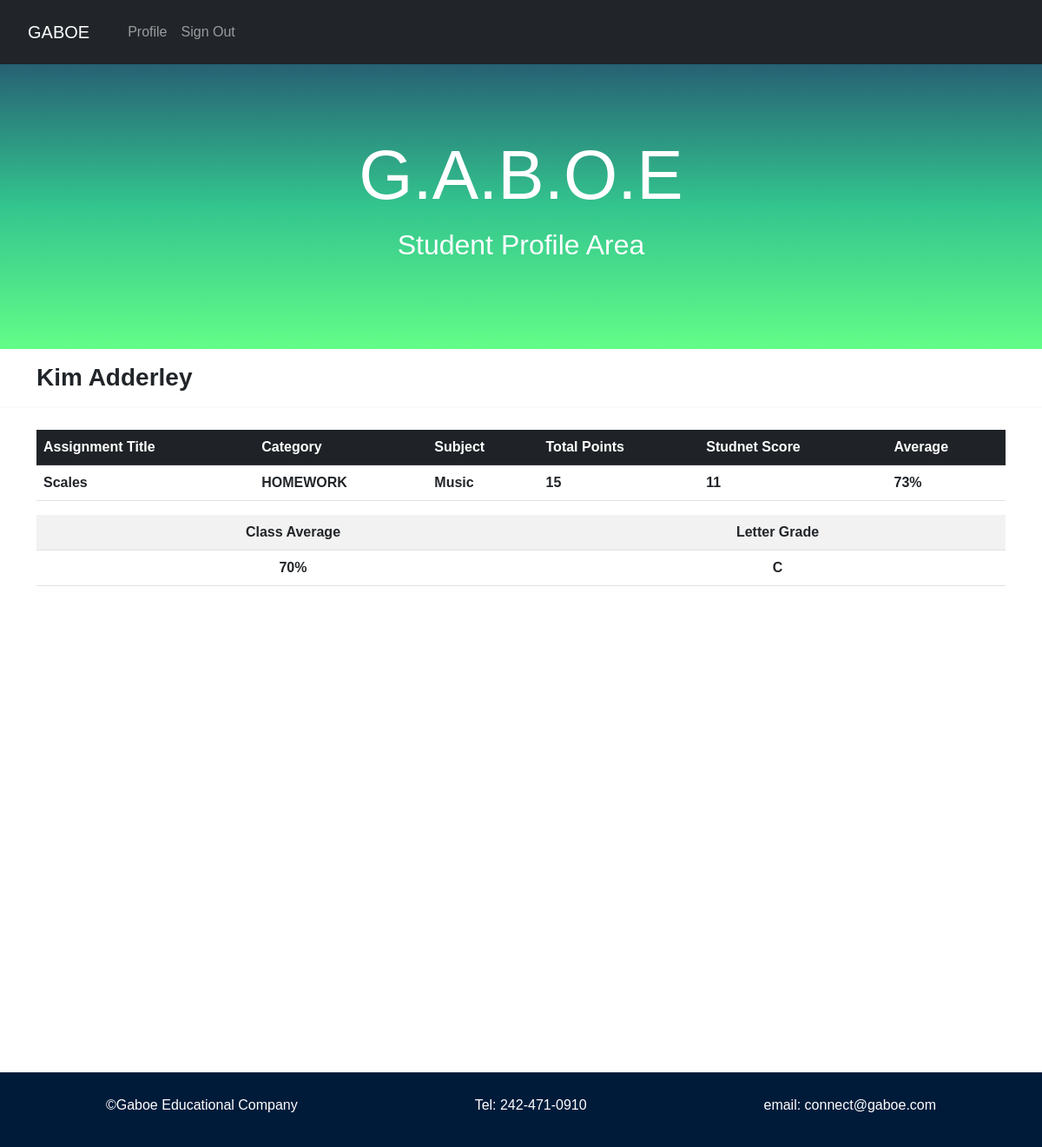
Page /class_records/1/3 (signed in) on the committed database.
### tables this page shows
CREATE TABLE teacher (id INTEGER, first_name TEXT NOT NULL, last_name TEXT NOT NULL, email TEXT NOT NULL UNIQUE,
              subject TEXT NOT NULL, hash TEXT NOT NULL, PRIMARY KEY(id));

CREATE TABLE assignment (assignment_id INTEGER NOT NULL, teacher_id INTEGER NOT NULL,
              title TEXT NOT NULL, total_mark INTEGER NOT NULL, date TEXT NOT NULL, category TEXT NOT NULL,
               PRIMARY KEY(assignment_id), FOREIGN KEY(teacher_id) REFERENCES teacher(id));

### application.py (the view, shortened to what this page needs)
@app.route("/class_records/<int:class_id>/<int:teacher_id>")
@login_required_student
def class_records(class_id, teacher_id):
    current_user = session["student_id"]
    records = db.execute("""SELECT category, title, total_mark, students_score, subject, tech.first_name, tech.last_name FROM scores
                            INNER JOIN assignment AS asign ON asign.assignment_id =
                            scores.student_assignment_id
                            INNER JOIN teacher as tech ON tech.id = asign.teacher_id
                            INNER JOIN student AS std ON std.id = scores.student_id
                            INNER JOIN class ON class.teacher_id = tech.id
                            WHERE scores.student_id = ? AND class.id = ? GROUP BY category """, current_user, class_id)
    weights = db.execute("""SELECT category, SUM(total_mark), SUM(students_score) FROM "assignment"
                            INNER JOIN scores AS scr ON scr.student_assignment_id = assignment.assignment_id
                            INNER JOIN student AS std ON std.id = scr.student_id
                            INNER JOIN class ON class.student_id = scr.student_id
                            WHERE std.id = ? AND class.id = ? AND scr.teacher_id =? GROUP BY category """, current_user, class_id, teacher_id)
    if weights == []:
        flash("Waiting for assignments to be posted", "warning")
        return redirect("/home")
    avg_list =[]
    weight_list =[]
    hw_weight = 0.10
    cw_weight = 0.20
    qz_weight = 0.30
    ts_weight = 0.40
    for i in range(len(weights)):
        if weights[i]["category"].strip() == "HOMEWORK":
            check = (weights[i]["SUM(students_score)"]/weights[i]["SUM(total_mark)"]) * 100/1
            homework_grade  = round(check)
            homework_weight = homework_grade * hw_weight
            weight_list.append(hw_weight)
            homework = round(homework_weight)
            avg_list.append(homework)
    running_avg = sum(avg_list)/sum(weight_list)
    if ((round(running_avg) >= 91) and (round(running_avg) <=100)):
        letter_grade = "A"
    elif ((round(running_avg) >= 73) and (round(running_avg) <=91)):
        letter_grade = "B"
    elif ((round(running_avg) >= 65) and (round(running_avg) <=72)):
        letter_grade = "C"
    elif ((round(running_avg) >=50 ) and (round(running_avg) <=64)):
        letter_grade = "D"
    elif ((round(running_avg) >= 0) and (round(running_avg) <=49)):
        letter_grade = "F"
    return render_template("student_records.html", records=records, avg=round(running_avg), letter_grade=letter_grade)

### helper.py (called while the page is built)
def login_required_student(f):
    @wraps(f)
    def decorated_function(*args, **kwargs):
            if session.get("student_id") is None:
                return redirect("/home")
            return f(*args, **kwargs)
    return decorated_function

### templates/student_records.html (shortened to what this page needs)
{% extends "layout.html" %}
{% block header %}
  <h1>G.A.B.O.E</h1>
  <p> Student Profile Area </p>
{% endblock%}
{% block main %}
<div style="overflow-x:auto;">
 <div class="container mt-3">
  <h3><b>{{records[0]["first_name"] }} {{ records[0]["last_name"] }}</b></h3>
  </div>
  <hr>
              <div class="container">
                {% if records %}
              <table class="table table-striped table-hover mt-3  mb-3" class="text-center">
                <tr>
                  <th class="table-dark" >Assignment Title</th>
                  <th class="table-dark" >Category</th>
                  <th class="table-dark">Subject</th>
                  <th class="table-dark">Total Points</th>
                  <th class="table-dark">Studnet Score</th>
                  <th class="table-dark">Average</th>
                  {% for data in records %}
                <tr>
                  <td><b>{{ data.title}}</b></td>
                  <td><b>{{ data.category }}</b></td>
                  <td><b>{{ data.subject }}</b></td>
                  <td><b>{{ data.total_mark }}</b></td>
                  <td><b>{{ data.students_score }}</b></td>
                  <td><b>{{ (data.students_score/ data.total_mark*100/1)|round|int}}%</b></td>
                  {% endfor %}
                 </tr>
              </table>
              <table class="table table-striped table-hover mt-3 mb-3 text-center">
                <th> Class Average</th>
                <th> Letter Grade</th>
                <tr>
                  <td><b> {{ avg }}%</b></td>
                  <td><b> {{ letter_grade }}</b></td>
                </tr>
              </table>
              {% endif %}
            </div>
            </div>
{% endblock%}

### static/styles.css (style rules this page uses)
* { box-sizing: border-box; }
body { font-family: Arial, Helvetica, sans-serif; margin: 0; }
.header h1 { font-size: 5rem; }
.header p { font-size: 2rem; }
hr { border: 1px solid #f1f1f1; margin-bottom: 25px; }

### rows in the picture
teacher: first_name "Kim", last_name "Adderley"
assignment: title "Scales", category "HOMEWORK", subject "Music", total_mark "15", students_score "11", students_score "73"

### other values in the picture
{{ avg }} "70"
{{ letter_grade }} "C"
